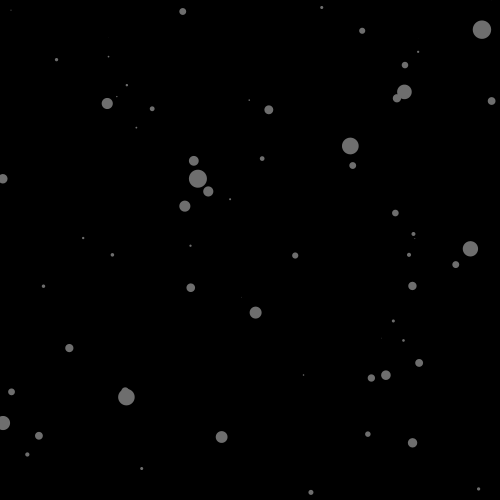
Frame 1 (no input)
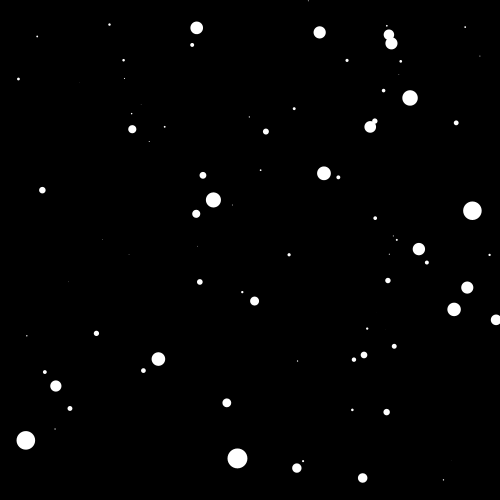
Frame 60 (the mouse pressed at the canvas centre just before this capture)
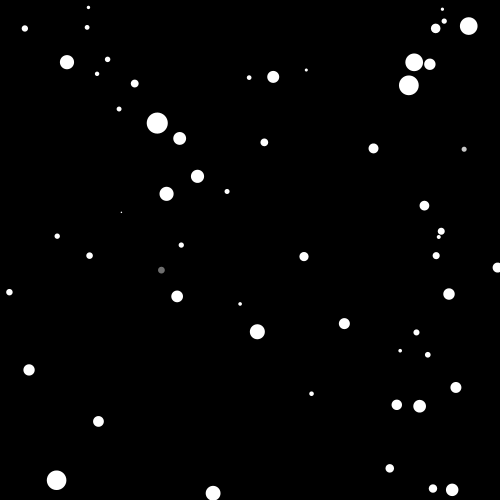
Frame 120 (the mouse held since frame 60 and released just before this capture)

The Processing sketch that drew these frames (run headless with seeded random() and noise(); from frame 60 on, the mouse is pressed at the canvas centre):

// Processing sketch: C1_Starfield_in_Processing
// ── C1_Starfield_in_Processing.pde
Star[] stars = new Star[700];
float speed;

void setup() {
  size(500, 500); 
  for (int i= 0; i < stars.length; i++) {
    stars[i] = new Star();
  }
}

void draw() {
  speed = map(mouseX, 0, width, -1, 5);
  background(0);
  
  //// PERSPEKTİF DENEMESİ
  //int sqsize = 150;
  //int offset = 50;
  
  //// Kareden kenarlara çizgi çekeceksen
  ////stroke(255);
  ////line(0, offset, (width-sqsize)/2, (height-sqsize)/2);
  ////line(0, height - offset, (width-sqsize)/2, (height+sqsize)/2);
  ////line(width, offset, (width+sqsize)/2, (height-sqsize)/2);
  ////line(width, height - offset, (width+sqsize)/2, (height+sqsize)/2);
  
  ////Kenarlarda kalan alanların boyanması
  //noStroke();
  //fill(255, 0, 0, 127);
  //quad(0, offset, 0, height-offset, (width-sqsize)/2, (height+sqsize)/2, (width-sqsize)/2, (height-sqsize)/2);
  
  //fill(0, 255, 0, 127);
  //quad(width, offset, width, height - offset, (width+sqsize)/2, (height+sqsize)/2, (width+sqsize)/2, (height-sqsize)/2); 
  
  //fill(0, 0, 255, 127);
  //quad(0, offset, width, offset, (width+sqsize)/2, (height-sqsize)/2, (width-sqsize)/2, (height-sqsize)/2);
  
  //fill(255, 0, 255, 127);
  //quad(0, height-offset, width, height-offset, (width+sqsize)/2, (height+sqsize)/2, (width-sqsize)/2, (height+sqsize)/2);
  
  //// Ortadaki kare
  //rectMode(CENTER);
  //fill(105, 200);
  //rect(width/2, height/2, sqsize, sqsize);
  
  // ASIL OLAY
  pushMatrix();
  translate(width/2, height/2);
  for (int i= 0; i < stars.length; i++) {
    stars[i].update();
    stars[i].show();
  }
  popMatrix();
  
  
  
  
}

// ── Star.pde
class Star {
  float x;
  float y;
  float z;
  color c;
  float pz;
  
  Star() {
    x = random(-width, width);
    y = random(-height, height);
    z = random(width);
    c = color(100, 100, 100);
  }

  void update() {
    z-=speed;
    c = color(red(c)+10, green(c)+10, blue(c)+10);
    if (z<1) {
      x = random(-width, width);
      y = random(-height, height);
      z = random(width);
      c = color(100, 100, 100);
    }
  }

  void show() {
    fill(c); 
    noStroke();

    float sx = map(x/z, 0, 1, 0, width); // Oranlama yapıyor, x/z nin 0-1 arasındaki değerini 0-100 arasına oranlıyor
    float sy = map(y/z, 0, 1, 0, height);
    
    float r = map(z, 0, width, 25, 0);
    ellipse(sx, sy, r, r);
  }
}  
